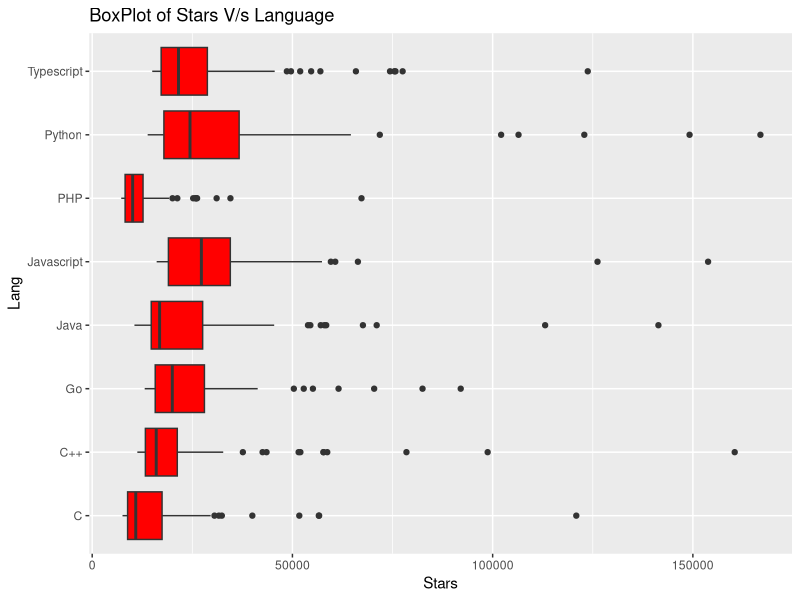
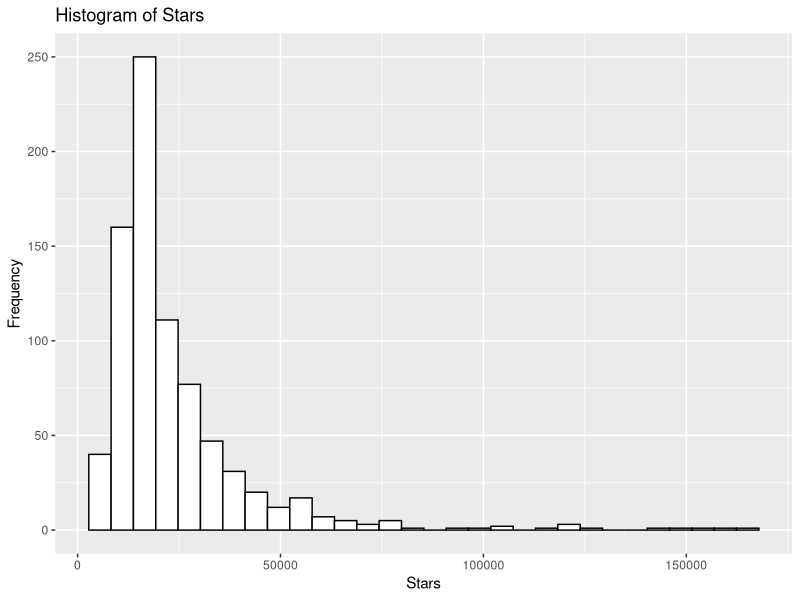
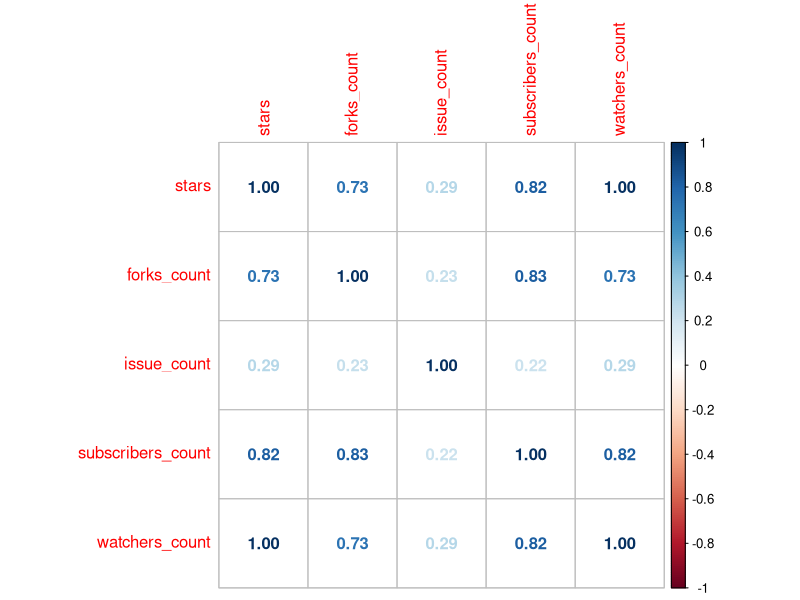

Reproduce these figures in R, in order.
# MIS 545 Section 02

# Install the required packages
# install.packages("tidyverse")


# Load the tidyverse and neuralnet libraries
library("tidyverse")
library(corrplot)

# Set the working directory to your Lab12 folder
# setwd("C:/Users/user/Documents/GitHub/MIS545_Github_CyberSecurity")

# Read Github_most_stars.csv into a tibble called githubStar
githubStar <- read_csv(file="Github_most_stars.csv",
                           col_types = "cccnnnnnncc",
                           col_names = TRUE)
# Display githubStar in the console
print(githubStar)

# Display the structure of githubStar in the console
# Display the summary of githubStar in the console
print(str(githubStar))
print(summary(githubStar))


githubStar <- githubStar %>%
  mutate(starsScaled = 
           ((stars - min(stars))
             /(max(stars) - min(stars))) * (1 - 0) + 0
         )

githubStar <- githubStar %>%
  mutate(forksCountScaled = 
           ((forks_count - min(forks_count))
            /(max(forks_count) - min(forks_count))) * (1 - 0) + 0
        )

githubStar <- githubStar %>%
  mutate(networkCountScaled = 
           ((network_count - min(network_count))
            /(max(network_count) - min(network_count))) * (1 - 0) + 0
        )

githubStar <- githubStar %>%
  mutate(suscribersCountScaled = 
           ((subscribers_count - min(subscribers_count))
            /(max(subscribers_count) - min(subscribers_count))) * (1 - 0) + 0
      )

githubStar <- githubStar %>%
  mutate(watchersCountScaled = 
           ((watchers_count - min(watchers_count))
            /(max(watchers_count) - min(watchers_count))) * (1 - 0) + 0
      )

githubStarMedian <- githubStar%>%
  mutate(isTarget = 
           ifelse(
                    (starsScaled * 0.3 + forksCountScaled * 0.2 + networkCountScaled * 0.2 
                     + suscribersCountScaled * 0.2 + watchersCountScaled * 0.1 ) >
                     median(starsScaled * 0.3 + forksCountScaled * 0.2 + networkCountScaled * 0.2 
                          + suscribersCountScaled * 0.2 + watchersCountScaled * 0.1),
                        TRUE,FALSE
                  )
         )

githubStarMean <- githubStar%>%
  mutate(isTarget = 
           ifelse(
             (starsScaled * 0.3 + forksCountScaled * 0.2 + networkCountScaled * 0.2 
              + suscribersCountScaled * 0.2 + watchersCountScaled * 0.1 ) >
               mean(starsScaled * 0.3 + forksCountScaled * 0.2 + networkCountScaled * 0.2 
                      + suscribersCountScaled * 0.2 + watchersCountScaled * 0.1),
             TRUE,FALSE
           )
  )

print(summary(githubStarMean))
print(summary(githubStarMedian))


# boxplot
githubStar %>%
  ggplot() +
  geom_boxplot(mapping = aes(x = stars, y = keyword), fill = "red") +
  labs(title = "BoxPlot of Stars V/s Language", x = "Stars", y =
         "Lang")

                    
print(githubStar)

# histogram
githubStar %>%
  ggplot() +
  geom_histogram(mapping = aes(x = stars), bins = 30, color = "black", fill = "white") +
  labs(title = "Histogram of Stars", x = "Stars", y =
         "Frequency")


# correlation
githubCorr <- githubStar %>%
  select(stars, forks_count, issue_count, subscribers_count, watchers_count)

# matrix
corrMat <- cor(githubCorr)

# correlation matrix display
corrplot(corrMat, method = 'number')

